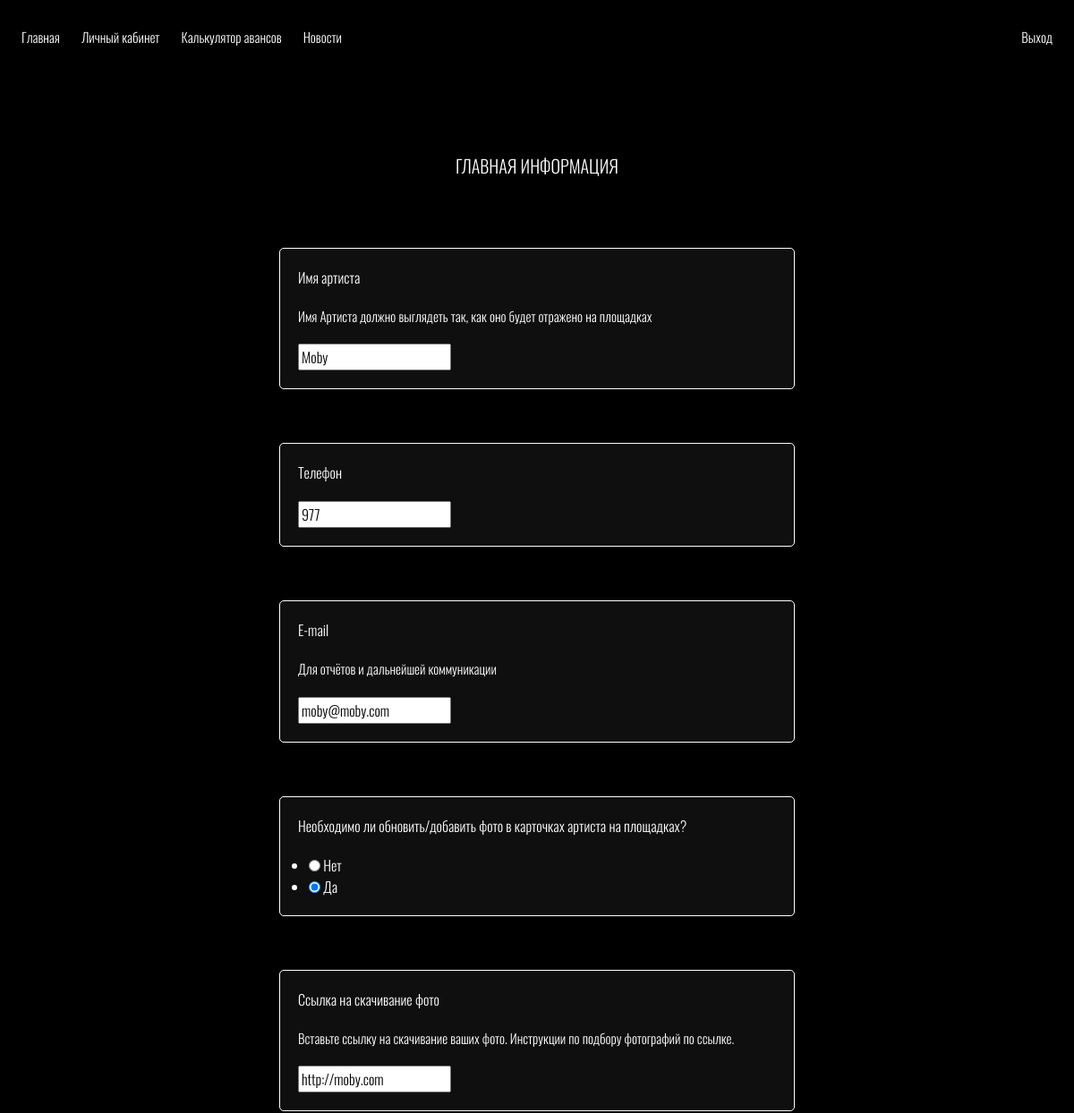
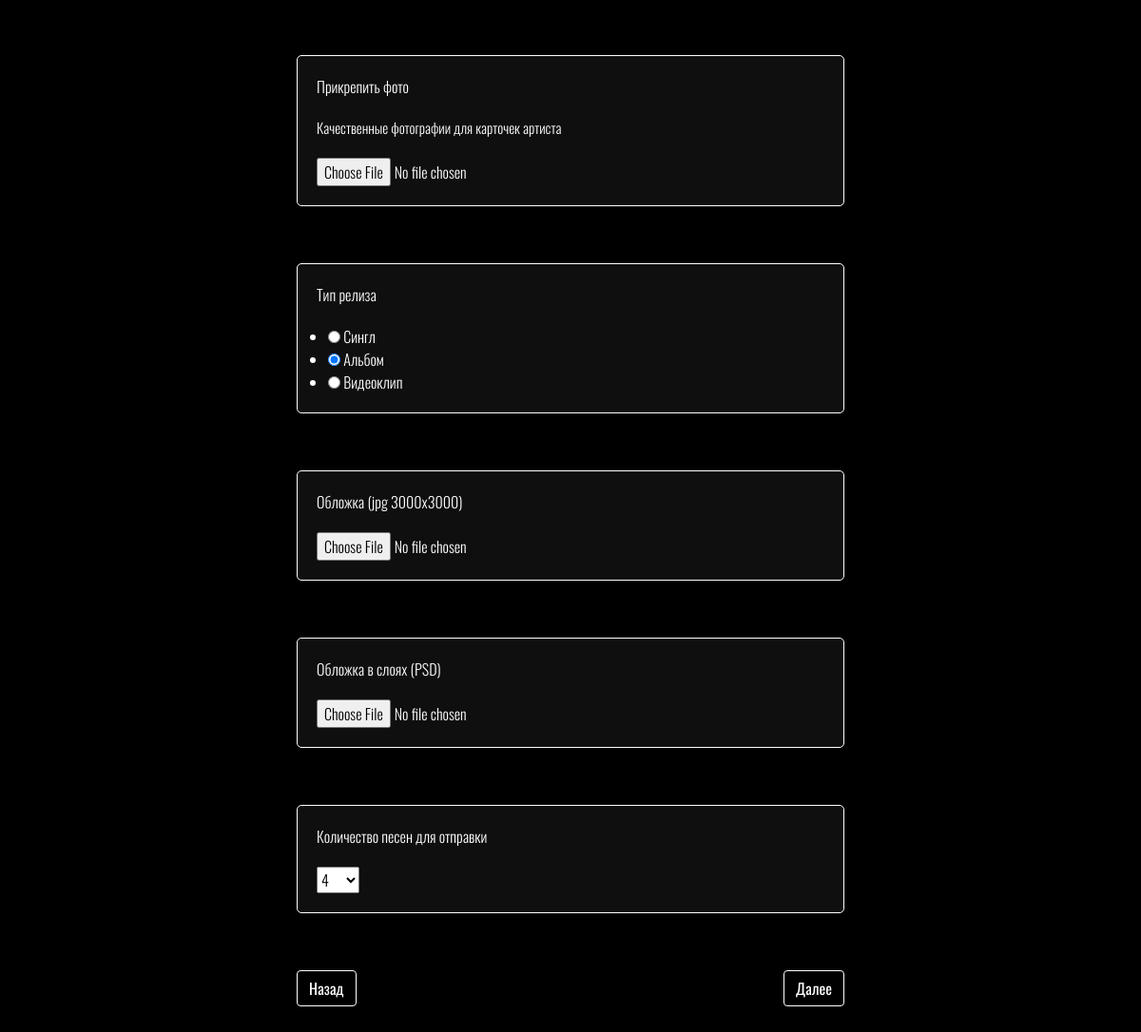
Page /release/ (signed in) on the earlier database version (2 pictures, top to bottom).
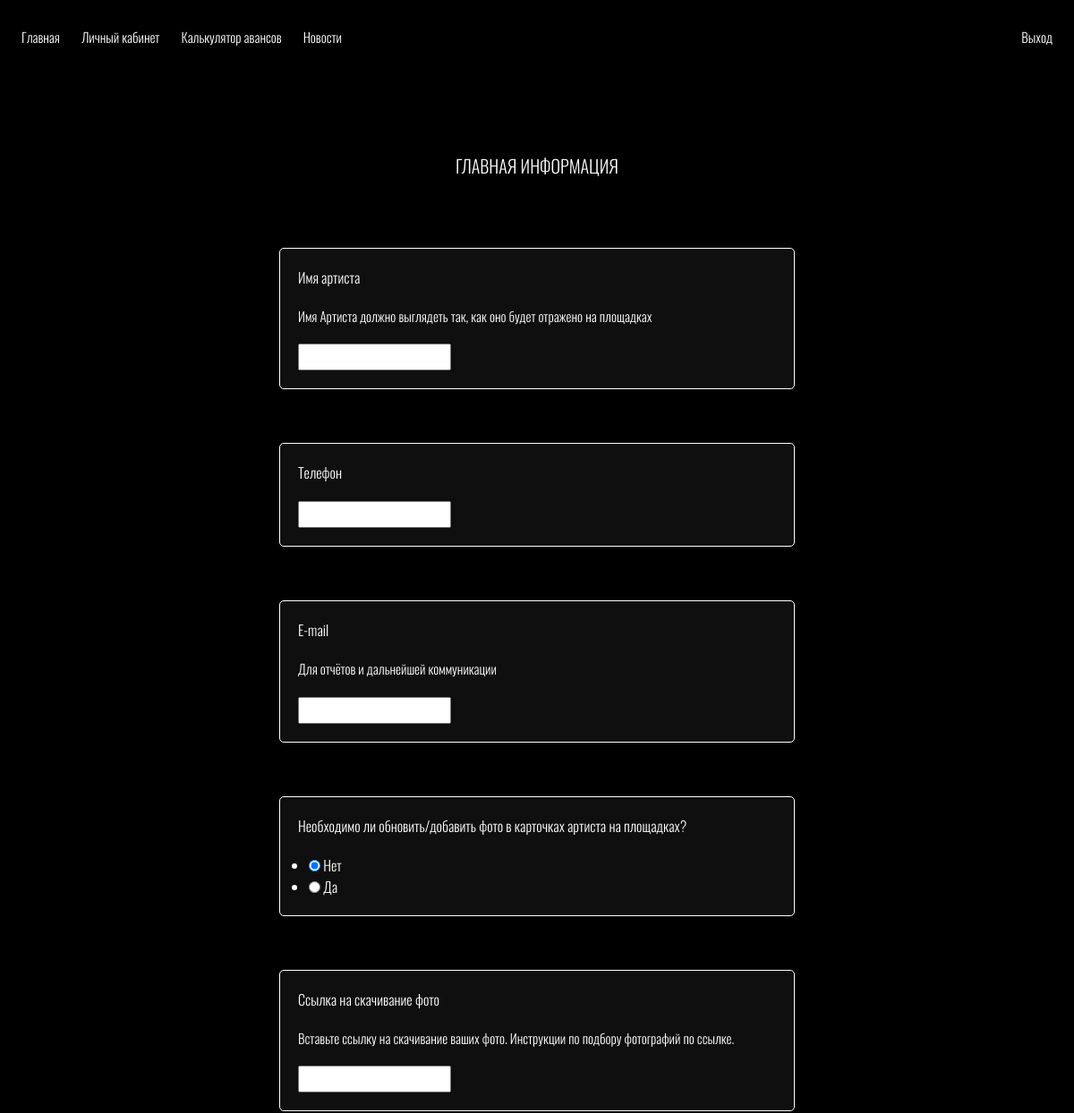
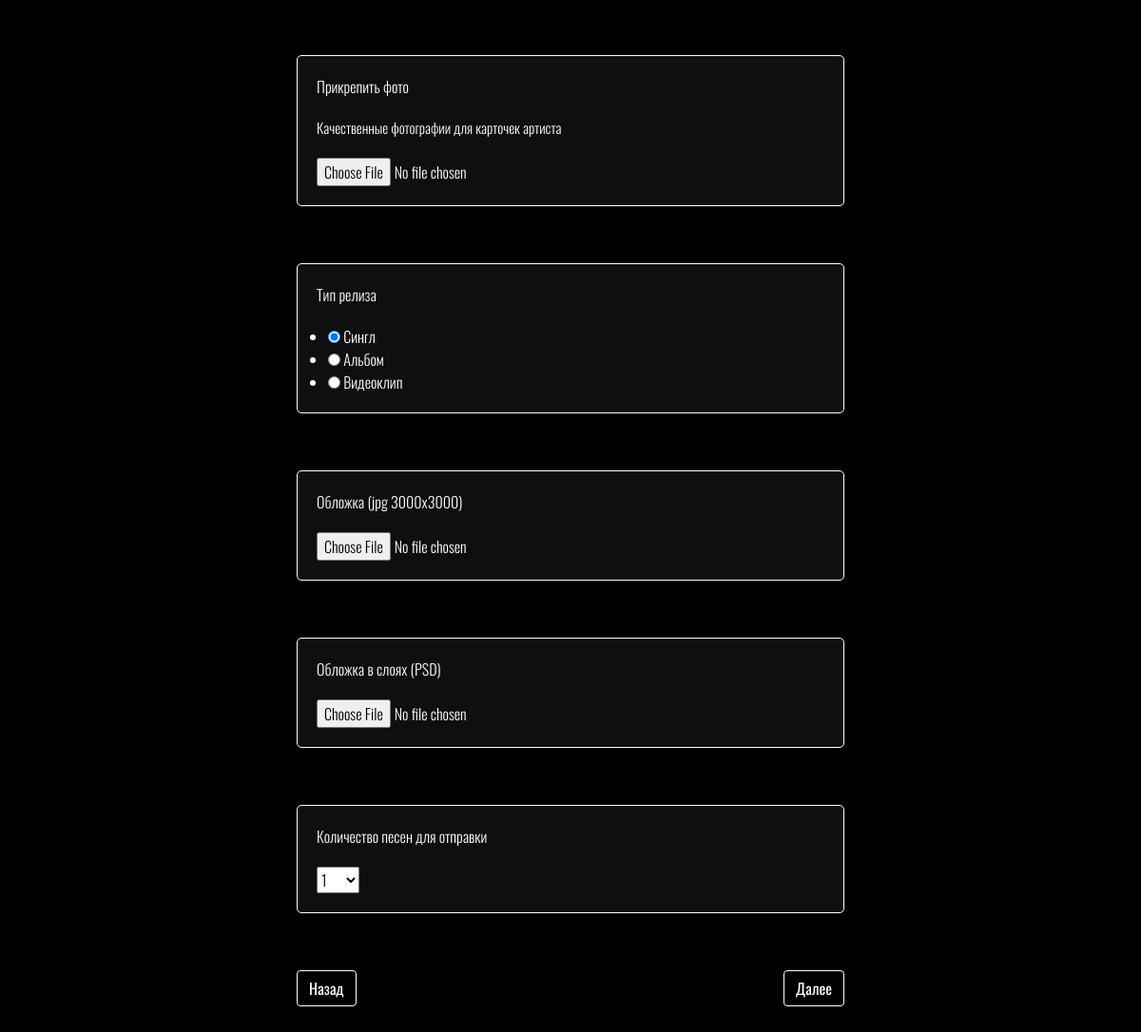
Same page on the later database version (2 pictures, top to bottom).
### release/models.py (models this page shows)
class MainInfo(models.Model):
    bool_choices = [
        ('NO', 'Нет'),
        ('YES', 'Да'),
    ]
    content_choices = [
        ('SINGLE', 'Сингл'),
        ('ALBUM', 'Альбом'),
        ('CLIP', 'Видеоклип'),
    ]
    integer_choices = [(i, i) for i in range(1, 101)]
    name = models.CharField(max_length=150, verbose_name='Имя артиста')
    phone_number = models.CharField(max_length=10, verbose_name='Телефон')
    email = models.EmailField(verbose_name='E-mail')
    is_update_photo = models.CharField(max_length=4, choices=bool_choices, default='NO', verbose_name='Необходимо ли обновить/добавить фото в карточках артиста на площадках?')
    photo_link = models.URLField(verbose_name='Ссылка на скачивание фото', null=True, blank=True)
    photo = models.ImageField(upload_to = 'uploads/%Y/%m/%d/', verbose_name='Прикрепить фото', blank=True, null=True)
    content_type = models.CharField(max_length=9, choices=content_choices, verbose_name='Тип релиза', default='SINGLE')
    cover = models.ImageField(upload_to = 'uploads/%Y/%m/%d/', verbose_name='Обложка (jpg 3000x3000)', blank=True, null=True)
    cover_psd = models.FileField(upload_to = 'uploads/%Y/%m/%d/', verbose_name='Обложка в слоях (PSD)', blank=True, null=True)
    num_songs = models.IntegerField(choices=integer_choices, null=True, default=1, verbose_name='Количество песен для отправки')
    user = models.ForeignKey(User, on_delete=models.CASCADE, null=True)

### release/views.py (the view, shortened to what this page needs)
# urls.py: path('', MainInfoView.as_view(), name='release'),
class MainInfoView(LoginRequiredMixin, FormView):
    template_name = 'release/release.html'
    form_class = MainInfoForm
    form_title = 'Главная информация'
    def get(self, request, *args, **kwargs):
        user = User.objects.get(username = request.user)
        main_info = MainInfo.objects.filter(user_id = user.id).values()
        if len(main_info) != 0:
            for item in main_info:
                data = item
            data['user'] = user
            form = self.form_class(initial = data)
        else:
            form = self.form_class(initial = {'user': user})
        return render(request, self.template_name, {'form': form, 'form_title': self.form_title})

### release/forms.py
class MainInfoForm(ModelForm):
    class Meta:
        model = MainInfo
        fields = ['name', 'phone_number', 'email', 'is_update_photo', 'photo_link', 'photo', 'content_type', 'cover', 'cover_psd', 'num_songs', 'user',]
        widgets = {
            'is_update_photo': RadioSelect,
            'content_type': RadioSelect,
            'user': HiddenInput,
        }
        help_texts = {
            'name':'Имя Артиста должно выглядеть так, как оно будет отражено на площадках',
            'email':'Для отчётов и дальнейшей коммуникации',
            'photo_link':'Вставьте ссылку на скачивание ваших фото. Инструкции по подбору фотографий по <a href = "https://disk.yandex.ru/d/qkZJhwS-Q9qc1w">ссылке.</a>',
            'photo':'Качественные фотографии для карточек артиста',
        }

### release/templates/release/release.html
{% extends 'base.html' %}
{% load static %}
{% block header %}
{% include '_nav.html' %}
{% endblock %}
{% block body %}
{% include 'vertical_form.html' %}
{% endblock %}

### templates/inc/vertical_form.html (shortened to what this page needs)
<div class="container-xxl !direction !spacing">
    <div class="row ${1| ,row-cols-2,row-cols-3, auto,justify-content-md-center,|}">
        <div class="col-md-6 col-sm-8 col-10 release-header">
            <h5>{{ form_title }}</h5>
        </div>
    </div>
    <form method="POST" action="" novalidate enctype="multipart/form-data">
        <div class="row ${1| ,row-cols-2,row-cols-3, auto,justify-content-md-center,|}">
            <div class="col-md-6 col-sm-8 col-10 release-form">
                {% for item in form.visible_fields %}
                    <div>
                        <p>{{ item.label }}</p>
                        {% autoescape off %}
                        <p style="font-size: 15px;">{{ item.help_text }}</p>
                        {% endautoescape %}
                        <p>{{ item }}</p>
                    </div>
                {% endfor %}
            </div>
        </div>
        <div class="row ${1| ,row-cols-2,row-cols-3, auto,justify-content-md-center,|}">
            <div class="col-md-6 col-sm-8 col-10 release-button">
                <button class="btn button" type="button" onclick="history.back();">Назад</button>
                <button class="btn button" type="submit">Далее</button>
            </div>
        </div>
    </form>
</div>

Differences in the rows shown:
removed MainInfo: visible_fields "Moby" "977" "moby@moby.com" "☐ Нет ☑ Да" "http://moby.com" "☐ Сингл ☑ Альбом ☐ Видеоклип" "4"
Other differences:
new list line: "☑ Нет ☐ Да"
new list line: "☑ Сингл ☐ Альбом ☐ Видеоклип"
new list line: "1"
